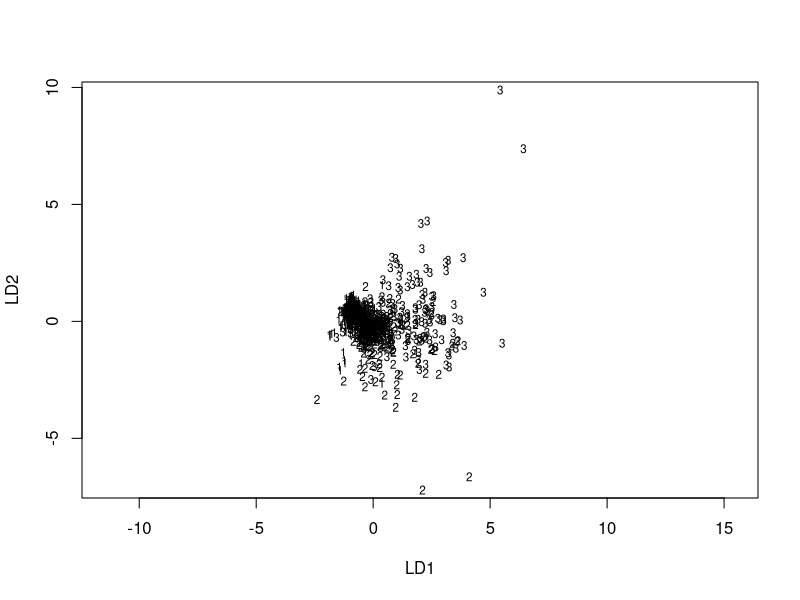
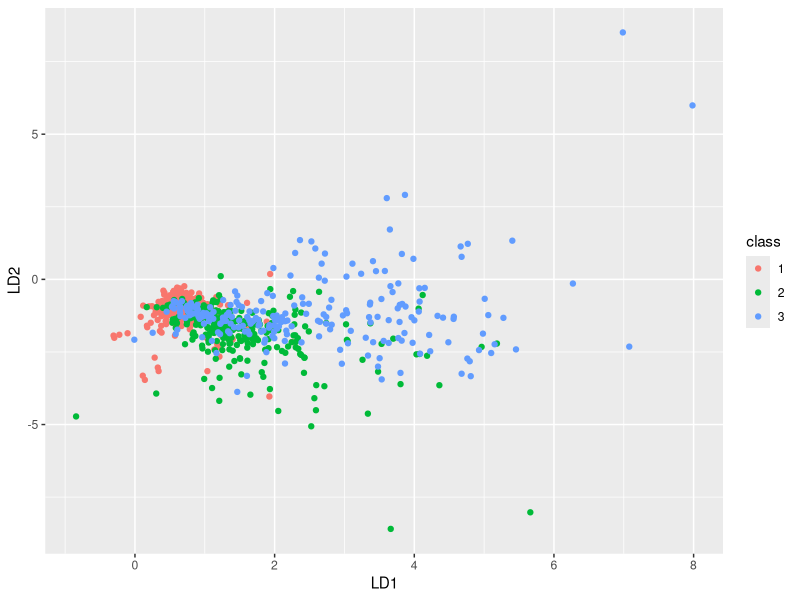

Recreate these plots in R, in order. (Note: this script raises an error after producing the figures.)
## ---- chunk 1
knitr::opts_chunk$set(echo = TRUE)
## ---- chunk 2
library(tidyverse)
library(ggplot2)
library(MASS)
## ---- chunk 3
air <- read.csv("dat/aircraft.csv")
air$Period = as.factor(air$Period)
head(air)
## ---- chunk 4
# use the lda(formula, data=data) command to set up lda model
lda.0 = lda( Period ~ Power + Span + Length + Weight + Speed + Range, data = air )

# access the predicted class for each observation with $class
preds.0 = predict( lda.0 )$class

# compare the predictions to the true values
xtabs( ~ preds.0 + air$Period )

# plot the classes against a visual representation of distribution
plot( lda.0 )
## ---- chunk 5
### create nicer plots of lda
plot_lda <- function(data, lda.scaling, class) {
  lda.df <- data.frame(cbind(as.matrix(data) %*% lda.scaling,as.factor(class)))
  ggplot(data=lda.df,  aes(x=LD1,y=LD2,col=class)) +
       geom_point()
}

plot_lda(air[,3:8], lda.0$scaling, air$Period)
## ---- chunk 6
# to treat lda as if it has no proportions, set the priors parameters to sum to 1 and be equal for each variable
# this means the sizes of the groups won't be scaled
lda_even_prior = function(num_classes) {
  return(rep(1/num_classes, num_classes))
}
prior = lda_even_prior(3) # c(1/3, 1/3, 1/3)
lda.1 = lda( Period ~ Power + Span + Length + Weight + Speed + Range, data = air, prior = prior)
## ---- chunk 7
qda.0 = qda( Period ~ Power + Span + Length + Weight + Speed + Range, data = air)
qda.preds.0 = predict( qda.0 )$class
xtabs( ~ qda.preds.0 + air$Period )
## ---- chunk 8
# note this function takes a long time to run, must be something being done listwise rather than vectorised??
# also B = ( 3 - 1 ) * cov (mu ) this line might be wrong for different d and k, literally cannot the correct numbers to scale 3 and 1 anywhere :/
# will have to ask Tuesday
fishers_lda = function(data, classes) {
  Ws = list()
  mus = list()
  for (class in unique(classes)) {
    data.subset = data[classes == class,]
    Ws[[class]] = cov(data.subset)
    mus[[class]] = colMeans(data.subset)
  }
  W = Reduce("+", Ws) # just takes the sum
  mu = Reduce(rbind, mus)
  B = (length(mus) - 1) *cov(mu)##( 3 - 1 ) * cov (mu )
  Q = solve(W, B)
  eta = eigen(Q)$vectors[,1]
  
  XX = data
  XXproj = as.matrix( XX ) %*% as.matrix( eta )
  muPs = list()
  ms = list()
  tXXproj = t( XXproj )
  for (class in classes) {
    muPs[[class]] = t(as.matrix(mus[[class]])) %*% as.matrix(eta)
    ms[[class]] = as.data.frame(tXXproj) - muPs[[class]]
  }
  
  mm = abs(Reduce(rbind, ms))
  assigned = sapply( mm, which.min )
  classified = data.frame( assigned = assigned, true_classes = classes )
  
  return(classified)
}

data = air[,3:8]
classes = air$Period
classified = fishers_lda(data, classes)
xtabs( ~ assigned + true_classes , data = classified)
## ---- chunk 9
# if you do this you no longer use predict to get your predictions since they are already in the lda object
# instead just access them with lda(...)$class
lda.cv.0 = lda( Period ~ Power + Span + Length + Weight + Speed + Range, data = air, CV=TRUE )
xtabs( ~ lda.cv.0$class + aircraft$Period )
